Frame 1 (no input): blank canvas, image omitted
Frame 60 (no input): blank canvas, image omitted
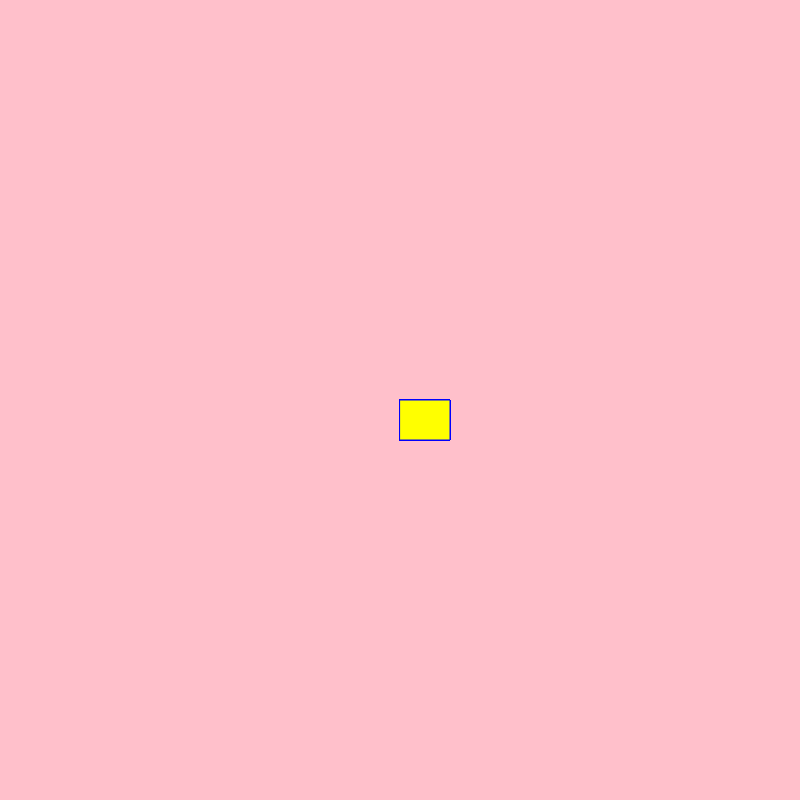
Frame 120 (the mouse pressed at the canvas centre since frame 60)

The p5.js sketch whose frames 1 and 60 were blank and that drew this single picture after the mouse press (run headless with seeded random() and noise() and a simulated clock; from frame 60 on, the mouse is pressed at the canvas centre):

// p5.js sketch
// ── sketch.js
function setup() {
  createCanvas(800,800);
  background("pink")
}

function draw() {
stroke ("blue");
  fill("yellow");


if (mouseIsPressed){
rect(mouseX, mouseY, 50, 40)
}
}
